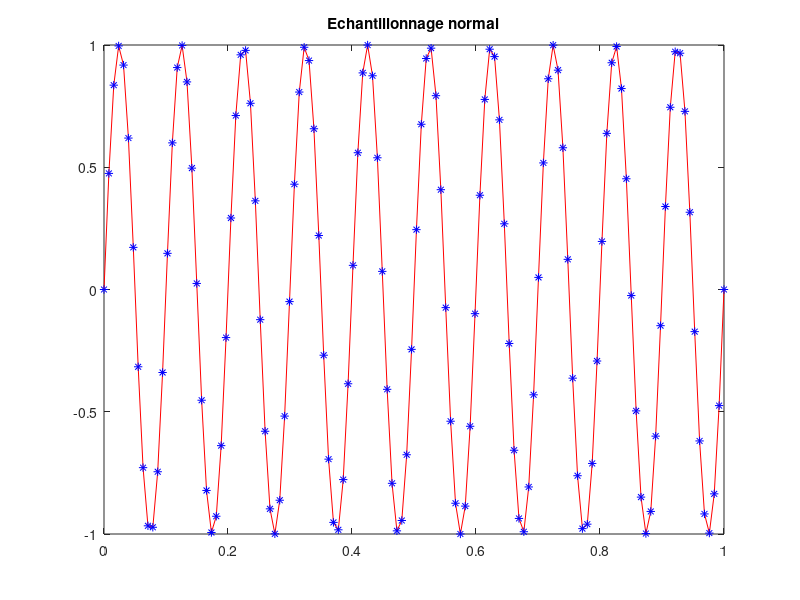
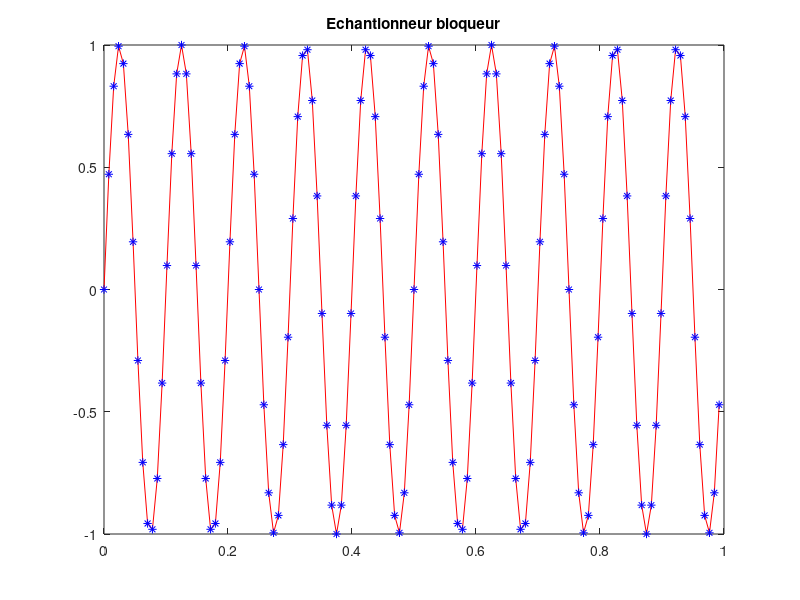

The MATLAB script that drew these images, in order:
clc, clear, close all


message = "Choix de la question";
opt1 = "Question 1";
opt2 = "Question 2";
opt3 = "Question 3";
opt4 = "Question 4";
choix = menu(message, opt1, opt2, opt3, opt4);


N = 128;
T_min = 0; T_max = 1; T_0 = 0.1;
i = 1:N;
i = i(:);
T_e = (T_max-T_min)/(N);
t_i = T_e*(i-1)+T_min;
s = sin(2*pi*(t_i/T_0));

if choix==1
    %Question 1
    %Fréquence d'échan
    T_e = (T_max-T_min)/(N-1);
    t_i = T_e*(i-1)+T_min;
    s = sin(2*pi*(t_i/T_0));
    figure(1)
    plot(t_i, s, "r");
    hold on;
    plot(t_i, s, "*b");
    title("Echantillonnage normal");
    
    figure(2)
    T_e = (T_max-T_min)/N;
    t_i = T_e*(i-1)+T_min;
    s = sin(2*pi*(t_i/T_0));
    plot(t_i, s, "r");
    hold on;
    plot(t_i, s, "*b");
    title("Echantionneur bloqueur");
    
    %On obtient une f=10hz, fe= 128hz, Phase = 0, A = 1;
    
    %Produit  termes à termes
    prod_tern = s.*t_i;
    
    %Produit scalaire
    prod_scal = s'*t_i;
    
    %Produit tensoriel
    prod_tensoriel = s*t_i';

end 

if choix ==2 
    %Question 2
    freq = 10;
    delta_t = T_e;
    S1 = approche_rectangle(s, delta_t, freq);
    for i =-N/2:N/2
    S(i+(N/2)+1) = approche_rectangle(s, delta_t, i);
    end
    x = -N/2:N/2;
    plot(x, imag(S));
end 



function [S] = approche_rectangle(s,delta_t, freq)
%delta_t : période d'échantillonnage
%freq : fréquence 
%s : signal 
    S = 0;
    N = size(s, 1);
    for j=1:N
        S = S+(s(j)*exp(-2*1i*pi*freq*delta_t*(j-1))*delta_t);
    end 
end 
